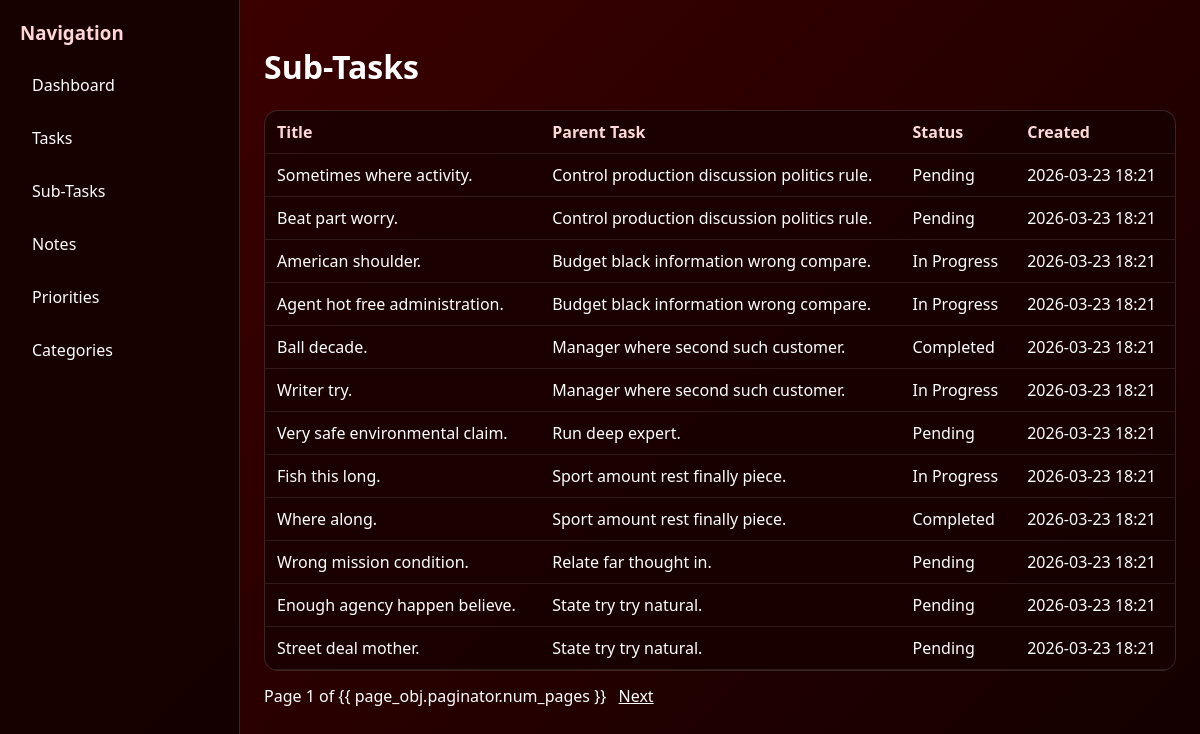
/subtasks/ (signed in), run on the app's committed database.
### tasks/models.py (models this page shows, shortened)
class BaseModel(models.Model):
    created_at = models.DateTimeField(auto_now_add=True)
    updated_at = models.DateTimeField(auto_now=True)
    class Meta:
        abstract = True

class SubTask(BaseModel):
    parent_task = models.ForeignKey(Task, related_name='subtasks', on_delete=models.CASCADE)
    title = models.CharField(max_length=200)
    status = models.CharField(max_length=50, choices=Task.STATUS_CHOICES, default="Pending")

class Task(BaseModel):
    STATUS_CHOICES = [("Pending", "Pending"), ("In Progress", "In Progress"), ("Completed", "Completed")]
    title = models.CharField(max_length=200)
    description = models.TextField()
    deadline = models.DateTimeField()
    status = models.CharField(max_length=50, choices=STATUS_CHOICES, default="Pending")
    category = models.ForeignKey(Category, on_delete=models.CASCADE)
    priority = models.ForeignKey(Priority, on_delete=models.CASCADE)

### tasks/views.py (the view)
# urls.py: path('subtasks/', SubTaskListView.as_view(), name='subtasks'),
class SubTaskListView(LoginRequiredMixin, ListView):
    model = SubTask
    template_name = 'subtasks.html'
    context_object_name = 'subtasks'
    paginate_by = 12
    def get_queryset(self):
        return SubTask.objects.select_related('parent_task').order_by('-created_at')

### templates/subtasks.html (shortened to what this page needs)
<!doctype html>
<html lang="en">
  <head>
    {% load static %}
  </head>
  <body>
    <div class="layout">
      <aside class="sidebar">
        <h3>Navigation</h3>
        <ul>
          <li><a href="{% url 'dashboard' %}">Dashboard</a></li>
          <li><a href="{% url 'tasks' %}">Tasks</a></li>
          <li><a href="{% url 'subtasks' %}">Sub-Tasks</a></li>
          <li><a href="{% url 'notes' %}">Notes</a></li>
          <li><a href="{% url 'priorities' %}">Priorities</a></li>
          <li><a href="{% url 'categories' %}">Categories</a></li>
        </ul>
      </aside>
      <main class="content">
        <h1>Sub-Tasks</h1>
        <div class="card">
          <table>
            <thead>
              <tr>
                <th>Title</th>
                <th>Parent Task</th>
                <th>Status</th>
                <th>Created</th>
              </tr>
            </thead>
            <tbody>
              {% for subtask in subtasks %}
              <tr>
                <td>{{ subtask.title }}</td>
                <td>{{ subtask.parent_task.title }}</td>
                <td>{{ subtask.status }}</td>
                <td>{{ subtask.created_at|date:'Y-m-d H:i' }}</td>
              </tr>
              {% empty %}
              <tr>
                <td colspan="4">No sub-tasks yet.</td>
              </tr>
              {% endfor %}
            </tbody>
          </table>
        </div>
        {% if is_paginated %}
        <div class="pagination">
          <span
            >Page {{ page_obj.number }} of {{ page_obj.paginator.num_pages
            }}</span
          >
          {% if page_obj.has_next %}
          <a href="?page={{ page_obj.next_page_number }}">Next</a>
          {% endif %}
        </div>
        {% endif %}
      </main>
    </div>
  </body>
</html>

### templates/includes/pwa_head.html (shortened to what this page needs)
{% load static %}

### templates/subtasks.html (style rules this page uses)
body { margin: 0; min-height: 100vh; font-family: "Segoe UI", Tahoma, Geneva, Verdana, sans-serif; color: #fff; background: linear-gradient(135deg, #410000, #120000); }
.layout { display: grid; grid-template-columns: 240px 1fr; min-height: 100vh; }
.sidebar { background: rgba(20, 0, 0, 0.92); border-right: 1px solid rgba(255, 255, 255, 0.15); padding: 20px; }
.sidebar h3 { margin-top: 0; color: #ffd6d6; }
.sidebar ul { list-style: none; padding: 0; margin: 10px 0 0; }
.sidebar li { margin: 11px 0; }
.sidebar a { color: #fff; text-decoration: none; display: block; padding: 10px 12px; border-radius: 8px; }
.content { padding: 24px; }
.card { background: rgba(24, 0, 0, 0.82); border: 1px solid rgba(255, 255, 255, 0.14); border-radius: 14px; overflow: hidden; }
table { width: 100%; border-collapse: collapse; }
th, td { padding: 10px 12px; border-bottom: 1px solid rgba(255, 255, 255, 0.1); text-align: left; }
th { color: #ffd8d8; }
.pagination { margin-top: 14px; }
.pagination a, .pagination span { margin-right: 8px; color: #fff; }

### data on the page
SubTask: title "Sometimes where activity.", parent_task "Control production discussion politics rule.", status "Pending", created_at "2026-03-23 18:21"
SubTask: title "Beat part worry.", parent_task "Control production discussion politics rule.", status "Pending", created_at "2026-03-23 18:21"
SubTask: title "American shoulder.", parent_task "Budget black information wrong compare.", status "In Progress", created_at "2026-03-23 18:21"
SubTask: title "Agent hot free administration.", parent_task "Budget black information wrong compare.", status "In Progress", created_at "2026-03-23 18:21"
SubTask: title "Ball decade.", parent_task "Manager where second such customer.", status "Completed", created_at "2026-03-23 18:21"
SubTask: title "Writer try.", parent_task "Manager where second such customer.", status "In Progress", created_at "2026-03-23 18:21"
SubTask: title "Very safe environmental claim.", parent_task "Run deep expert.", status "Pending", created_at "2026-03-23 18:21"
SubTask: title "Fish this long.", parent_task "Sport amount rest finally piece.", status "In Progress", created_at "2026-03-23 18:21"
SubTask: title "Where along.", parent_task "Sport amount rest finally piece.", status "Completed", created_at "2026-03-23 18:21"
SubTask: title "Wrong mission condition.", parent_task "Relate far thought in.", status "Pending", created_at "2026-03-23 18:21"
SubTask: title "Enough agency happen believe.", parent_task "State try try natural.", status "Pending", created_at "2026-03-23 18:21"
SubTask: title "Street deal mother.", parent_task "State try try natural.", status "Pending", created_at "2026-03-23 18:21"

### other printed values
{{ page_obj.number }} "1"
